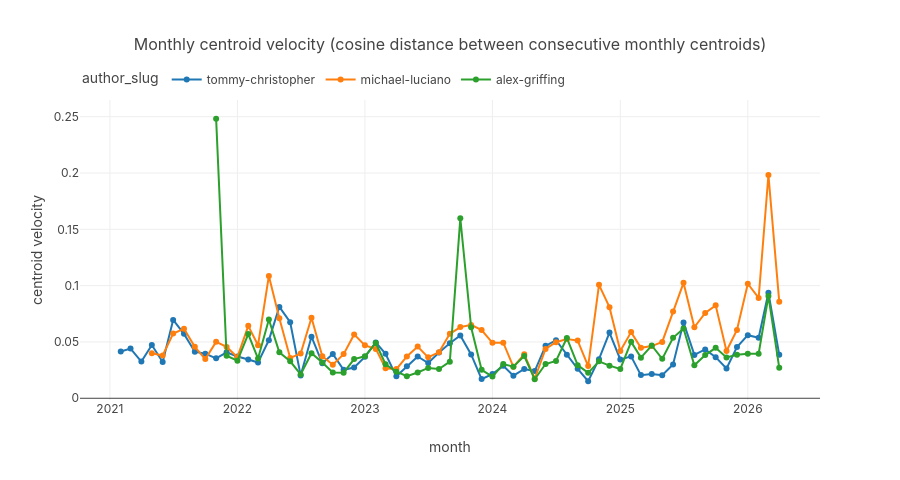

The code cell stored with this chart in its notebook:
### Markdown cell above
## Monthly centroid velocity — top-3 authors by drift-only count

For the three authors with the highest drift-only window counts, plot the month-over-month
centroid velocity (cosine distance between consecutive monthly centroids). Velocity spikes
mark months in which the author's average semantic fingerprint moved sharply.

When `author_slug` is overridden via `-P`, the chart shows that author only.

### Code cell
def _velocity_frame(slug: str) -> pl.DataFrame:
    """Pair monthly centroid velocities with their target month label.

    `monthly_centroid_velocities[i]` is the cosine distance between centroids of
    `months[i]` and `months[i+1]`; we plot it against `months[i+1]`.
    """
    drift = _load_drift(slug)
    velocities = drift.get("monthly_centroid_velocities") or []
    months = _load_centroid_months(slug)
    if len(months) >= 2 and len(velocities) >= 1:
        labels = months[1 : 1 + len(velocities)]
    else:
        labels = [f"m{i + 1}" for i in range(len(velocities))]
    if not velocities:
        return pl.DataFrame(
            {"author_slug": [], "month": [], "velocity": []},
            schema={"author_slug": pl.Utf8, "month": pl.Utf8, "velocity": pl.Float64},
        )
    return pl.DataFrame(
        {
            "author_slug": [slug] * len(velocities),
            "month": labels,
            "velocity": velocities,
        }
    )


if author_slug == "all":
    plot_slugs = SUMMARY.head(3)["author_slug"].to_list()
else:
    plot_slugs = [author_slug]

print(f"Plotting monthly centroid velocity for: {plot_slugs}")

velocity_frames = [_velocity_frame(s) for s in plot_slugs]
velocity_long = pl.concat(
    [f for f in velocity_frames if f.height > 0], how="vertical_relaxed"
)

fig_velocity = go.Figure()
for slug in plot_slugs:
    sub = velocity_long.filter(pl.col("author_slug") == slug).sort("month")
    if sub.height == 0:
        continue
    fig_velocity.add_trace(
        go.Scatter(
            x=sub["month"].to_list(),
            y=sub["velocity"].to_list(),
            mode="lines+markers",
            name=slug,
            hovertemplate="<b>%{fullData.name}</b><br>month=%{x}<br>velocity=%{y:.4f}<extra></extra>",
        )
    )

fig_velocity.update_layout(
    title="Monthly centroid velocity (cosine distance between consecutive monthly centroids)",
    xaxis_title="month",
    yaxis_title="centroid velocity",
    legend_title="author_slug",
    height=480,
)
fig_velocity.show()

### Figure 1 — Plotly figure (JSON) as saved in the notebook; plotly's stock layout.template omitted (floating-point values rounded to 4 significant figures)
{"data": [{"hovertemplate": "<b>%{fullData.name}</b><br>month=%{x}<br>velocity=%{y:.4f}<extra></extra>", "mode": "lines+markers", "name": "tommy-christopher", "type": "scatter", "x": ["2021-02", "2021-03", "2021-04", "2021-05", "2021-06", "2021-07", "2021-08", "2021-09", "2021-10", "2021-11", "2021-12", "2022-01", "2022-02", "2022-03", "2022-04", "2022-05", "2022-06", "2022-07", "2022-08", "2022-09", "2022-10", "2022-11", "2022-12", "2023-01", "2023-02", "2023-03", "2023-04", "2023-05", "2023-06", "2023-07", "2023-08", "2023-09", "2023-10", "2023-11", "2023-12", "2024-01", "2024-02", "2024-03", "2024-04", "2024-05", "2024-06", "2024-07", "2024-08", "2024-09", "2024-10", "2024-11", "2024-12", "2025-01", "2025-02", "2025-03", "2025-04", "2025-05", "2025-06", "2025-07", "2025-08", "2025-09", "2025-10", "2025-11", "2025-12", "2026-01", "2026-02", "2026-03", "2026-04"], "y": [0.04147, 0.04416, 0.03258, 0.04728, 0.03225, 0.06956, 0.0572, 0.04138, 0.03961, 0.03544, 0.04083, 0.03715, 0.03436, 0.03178, 0.0516, 0.08114, 0.06751, 0.02031, 0.0547, 0.03103, 0.03934, 0.02529, 0.02732, 0.03678, 0.04956, 0.0395, 0.0195, 0.02836, 0.03709, 0.03128, 0.04057, 0.04888, 0.0558, 0.03892, 0.01701, 0.02154, 0.02879, 0.02007, 0.02601, 0.02416, 0.04653, 0.05155, 0.03863, 0.02615, 0.01512, 0.03471, 0.05836, 0.03449, 0.03719, 0.02057, 0.02158, 0.02038, 0.02997, 0.06739, 0.03853, 0.0434, 0.03653, 0.02643, 0.0455, 0.05601, 0.05375, 0.09376, 0.03856]}, {"hovertemplate": "<b>%{fullData.name}</b><br>month=%{x}<br>velocity=%{y:.4f}<extra></extra>", "mode": "lines+markers", "name": "michael-luciano", "type": "scatter", "x": ["2021-05", "2021-06", "2021-07", "2021-08", "2021-09", "2021-10", "2021-11", "2021-12", "2022-01", "2022-02", "2022-03", "2022-04", "2022-05", "2022-06", "2022-07", "2022-08", "2022-09", "2022-10", "2022-11", "2022-12", "2023-01", "2023-02", "2023-03", "2023-04", "2023-05", "2023-06", "2023-07", "2023-08", "2023-09", "2023-10", "2023-11", "2023-12", "2024-01", "2024-02", "2024-03", "2024-04", "2024-05", "2024-06", "2024-07", "2024-08", "2024-09", "2024-10", "2024-11", "2024-12", "2025-01", "2025-02", "2025-03", "2025-04", "2025-05", "2025-06", "2025-07", "2025-08", "2025-09", "2025-10", "2025-11", "2025-12", "2026-01", "2026-02", "2026-03", "2026-04"], "y": [0.03993, 0.03794, 0.0574, 0.06169, 0.04568, 0.03476, 0.05009, 0.04558, 0.03649, 0.06432, 0.04711, 0.1087, 0.07103, 0.03582, 0.03966, 0.07152, 0.03736, 0.02976, 0.03922, 0.0567, 0.04698, 0.04383, 0.02658, 0.02591, 0.03714, 0.04594, 0.03636, 0.04088, 0.05723, 0.0632, 0.06515, 0.06054, 0.0492, 0.04934, 0.02796, 0.03912, 0.01734, 0.04373, 0.04978, 0.05253, 0.05125, 0.02855, 0.1007, 0.08088, 0.04196, 0.05875, 0.04481, 0.04634, 0.05008, 0.07705, 0.1025, 0.06307, 0.07575, 0.08252, 0.04203, 0.06073, 0.1017, 0.08906, 0.1983, 0.08562]}, {"hovertemplate": "<b>%{fullData.name}</b><br>month=%{x}<br>velocity=%{y:.4f}<extra></extra>", "mode": "lines+markers", "name": "alex-griffing", "type": "scatter", "x": ["2021-11", "2021-12", "2022-01", "2022-02", "2022-03", "2022-04", "2022-05", "2022-06", "2022-07", "2022-08", "2022-09", "2022-10", "2022-11", "2022-12", "2023-01", "2023-02", "2023-03", "2023-04", "2023-05", "2023-06", "2023-07", "2023-08", "2023-09", "2023-10", "2023-11", "2023-12", "2024-01", "2024-02", "2024-03", "2024-04", "2024-05", "2024-06", "2024-07", "2024-08", "2024-09", "2024-10", "2024-11", "2024-12", "2025-01", "2025-02", "2025-03", "2025-04", "2025-05", "2025-06", "2025-07", "2025-08", "2025-09", "2025-10", "2025-11", "2025-12", "2026-01", "2026-02", "2026-03", "2026-04"], "y": [0.2482, 0.03774, 0.03336, 0.05701, 0.03529, 0.06992, 0.04078, 0.03287, 0.02115, 0.04004, 0.03172, 0.02285, 0.02272, 0.03484, 0.03726, 0.0491, 0.0302, 0.02367, 0.01958, 0.02294, 0.02696, 0.02594, 0.03252, 0.1598, 0.06303, 0.0253, 0.01927, 0.03034, 0.02804, 0.03756, 0.01689, 0.03044, 0.03314, 0.05355, 0.0294, 0.02258, 0.03279, 0.02898, 0.02602, 0.0501, 0.03608, 0.04688, 0.035, 0.05372, 0.06197, 0.02927, 0.03834, 0.04477, 0.03631, 0.03867, 0.03947, 0.03952, 0.09082, 0.02702]}], "layout": {"height": 480, "legend": {"title": {"text": "author_slug"}}, "title": {"text": "Monthly centroid velocity (cosine distance between consecutive monthly centroids)"}, "xaxis": {"title": {"text": "month"}}, "yaxis": {"title": {"text": "centroid velocity"}}}}
